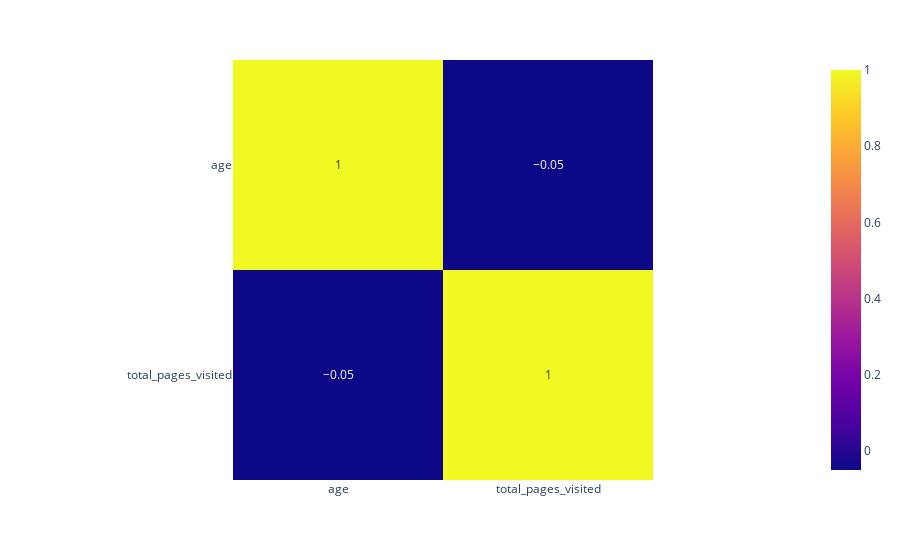

The code cell stored with this chart in its notebook:
### Markdown cell above
## Correlation Analysis

### Code cell
df_corr = data_sample[['age','total_pages_visited']]
corr_matrix = df_corr.corr().round(2)

fig = px.imshow(corr_matrix, text_auto=True)
fig.show()

### Figure 1 — Plotly figure (JSON) as saved in the notebook; plotly's stock layout.template omitted (floating-point values rounded to 4 significant figures)
{"data": [{"coloraxis": "coloraxis", "hovertemplate": "x: %{x}<br>y: %{y}<br>color: %{z}<extra></extra>", "name": "0", "texttemplate": "%{z}", "type": "heatmap", "x": ["age", "total_pages_visited"], "xaxis": "x", "y": ["age", "total_pages_visited"], "yaxis": "y", "z": [[1, -0.05], [-0.05, 1]]}], "layout": {"coloraxis": {"colorscale": [[0, "#0d0887"], [0.1111, "#46039f"], [0.2222, "#7201a8"], [0.3333, "#9c179e"], [0.4444, "#bd3786"], [0.5556, "#d8576b"], [0.6667, "#ed7953"], [0.7778, "#fb9f3a"], [0.8889, "#fdca26"], [1, "#f0f921"]]}, "margin": {"t": 60}, "xaxis": {"anchor": "y", "constrain": "domain", "domain": [0, 1], "scaleanchor": "y"}, "yaxis": {"anchor": "x", "autorange": "reversed", "constrain": "domain", "domain": [0, 1]}}}
